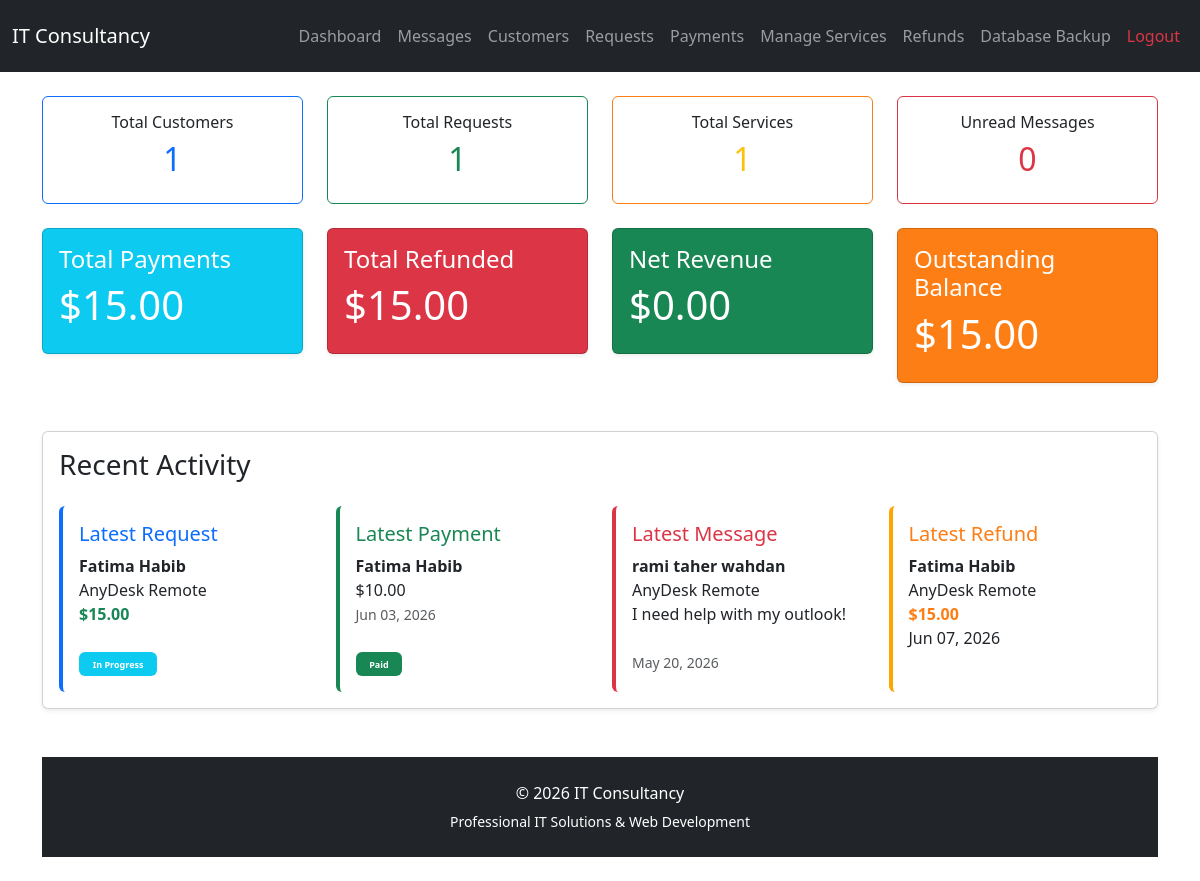
Page /?page=dashboard (signed in) on the earlier database version.
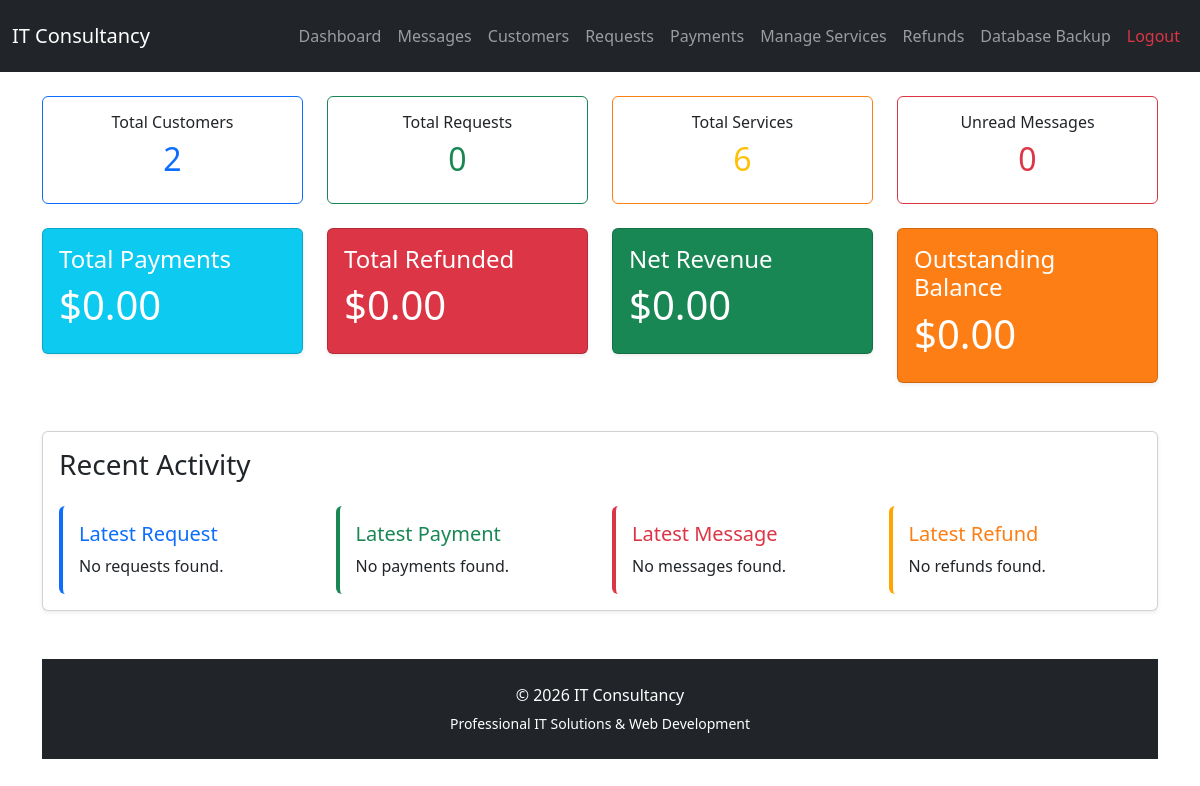
Same page on the later database version.
### tables this page shows
CREATE TABLE `requests` (
  `id` int(11) NOT NULL AUTO_INCREMENT,
  `customer_id` int(11) NOT NULL,
  `service_id` int(11) NOT NULL,
  `quoted_price` decimal(10,2) DEFAULT NULL,
  `description` text DEFAULT NULL,
  `status` enum('Pending','Approved','In Progress','Completed','Cancelled') DEFAULT 'Pending',
  `created_at` timestamp NOT NULL DEFAULT current_timestamp(),
  PRIMARY KEY (`id`),
  KEY `customer_id` (`customer_id`),
  KEY `service_id` (`service_id`),
  CONSTRAINT `requests_ibfk_1` FOREIGN KEY (`customer_id`) REFERENCES `customers` (`id`) ON DELETE CASCADE,
  CONSTRAINT `requests_ibfk_2` FOREIGN KEY (`service_id`) REFERENCES `services` (`id`) ON DELETE CASCADE
);

CREATE TABLE `customers` (
  `id` int(11) NOT NULL AUTO_INCREMENT,
  `name` varchar(255) NOT NULL,
  `email` varchar(255) DEFAULT NULL,
  `phone` varchar(50) DEFAULT NULL,
  `company` varchar(255) DEFAULT NULL,
  `notes` text DEFAULT NULL,
  `created_at` timestamp NOT NULL DEFAULT current_timestamp(),
  `password` varchar(255) DEFAULT NULL,
  PRIMARY KEY (`id`)
);

CREATE TABLE `services` (
  `id` int(11) NOT NULL AUTO_INCREMENT,
  `title` varchar(255) NOT NULL,
  `description` text NOT NULL,
  `created_at` timestamp NOT NULL DEFAULT current_timestamp(),
  `price` decimal(10,2) NOT NULL DEFAULT 0.00,
  `image` varchar(255) DEFAULT NULL,
  PRIMARY KEY (`id`)
);

CREATE TABLE `payments` (
  `id` int(11) NOT NULL AUTO_INCREMENT,
  `request_id` int(11) NOT NULL,
  `amount` decimal(10,2) NOT NULL,
  `status` enum('Unpaid','Partially Paid','Paid','Refund Pending','Refunded') DEFAULT 'Unpaid',
  `payment_date` datetime DEFAULT NULL,
  `notes` text DEFAULT NULL,
  `created_at` timestamp NOT NULL DEFAULT current_timestamp(),
  PRIMARY KEY (`id`),
  KEY `request_id` (`request_id`),
  CONSTRAINT `payments_ibfk_1` FOREIGN KEY (`request_id`) REFERENCES `requests` (`id`) ON DELETE CASCADE
);

CREATE TABLE `messages` (
  `id` int(11) NOT NULL AUTO_INCREMENT,
  `name` varchar(100) DEFAULT NULL,
  `email` varchar(100) DEFAULT NULL,
  `message` text DEFAULT NULL,
  `created_at` timestamp NOT NULL DEFAULT current_timestamp(),
  `status` varchar(20) DEFAULT 'unread',
  `service` varchar(255) NOT NULL,
  PRIMARY KEY (`id`)
);

CREATE TABLE `refunds` (
  `id` int(11) NOT NULL AUTO_INCREMENT,
  `request_id` int(11) NOT NULL,
  `amount` decimal(10,2) NOT NULL,
  `refund_date` datetime NOT NULL,
  `reason` text DEFAULT NULL,
  `created_at` timestamp NOT NULL DEFAULT current_timestamp(),
  PRIMARY KEY (`id`),
  KEY `request_id` (`request_id`),
  CONSTRAINT `refunds_ibfk_1` FOREIGN KEY (`request_id`) REFERENCES `requests` (`id`) ON DELETE CASCADE
);

### public/index.php (called while the page is built, shortened)
<?php
require_once '../routes.php';

### app/views/dashboard.php (the view, shortened to what this page needs)
<?php
require dirname(__DIR__, 2) . '/config/database.php';
$totalCustomers = $pdo->query("
    SELECT COUNT(*)
    FROM customers
")->fetchColumn();
$totalRequests = $pdo->query("
    SELECT COUNT(*)
    FROM requests
")->fetchColumn();
$totalServices = $pdo->query("
    SELECT COUNT(*)
    FROM services
")->fetchColumn();
$unreadMessages = $pdo->query("
    SELECT COUNT(*)
    FROM messages
    WHERE status = 'unread'
")->fetchColumn();
$totalPayments = $pdo->query("
    SELECT COALESCE(SUM(amount), 0)
    FROM payments
")->fetchColumn();
$totalRevenue = $pdo->query("
    SELECT COALESCE(SUM(amount),0)
    FROM payments
")->fetchColumn();
$totalQuoted = $pdo->query("
    SELECT COALESCE(SUM(quoted_price),0)
    FROM requests
")->fetchColumn();
$totalRefunded = $pdo->query("
    SELECT COALESCE(SUM(amount),0)
    FROM refunds
")->fetchColumn();
$netRevenue = $totalRevenue - $totalRefunded;
$totalRevenue = $totalPayments - $totalRefunded;
$outstandingBalance = $totalQuoted - $totalRevenue;
$latestRefund = $pdo->query("
    SELECT
        refunds.*,
        customers.name,
        services.title
    FROM refunds
    JOIN requests
        ON requests.id = refunds.request_id
    JOIN customers
        ON customers.id = requests.customer_id
    JOIN services
        ON services.id = requests.service_id
    ORDER BY refunds.id DESC
    LIMIT 1
")->fetch();
$latestRequest = $pdo->query("
    SELECT
         customers.name,
    services.title,
    requests.status,
    requests.quoted_price
    FROM requests
    JOIN customers
        ON customers.id = requests.customer_id
    JOIN services
        ON services.id = requests.service_id
    ORDER BY requests.id DESC
    LIMIT 1
")->fetch();
$latestPayment = $pdo->query("
    SELECT
         customers.name,
    payments.amount,
    payments.status,
    payments.payment_date
    FROM payments
    JOIN requests
        ON requests.id = payments.request_id
    JOIN customers
        ON customers.id = requests.customer_id
    ORDER BY payments.id DESC
    LIMIT 1
")->fetch();
$latestMessage = $pdo->query("
    SELECT *
    FROM messages
    ORDER BY created_at DESC
    LIMIT 1
")->fetch();
?>
<?php require __DIR__ . '/layouts/header.php'; ?>
<div class="row mb-4">
    <div class="col-md-3">
        <div class="card border-primary text-center">
            <div class="card-body">
                <h6>Total Customers</h6>
                <h2 class="text-primary"><?= $totalCustomers ?></h2>
            </div>
        </div>
    </div>
    <div class="col-md-3">
        <div class="card border-success text-center">
            <div class="card-body">
                <h6>Total Requests</h6>
                <h2 class="text-success"><?= $totalRequests ?></h2>
            </div>
        </div>
    </div>
    <div class="col-md-3">
        <div class="card text-center" style="border-color: var(--bs-orange);">
            <div class="card-body">
                <h6>Total Services</h6>
                <h2 class="text-warning"><?= $totalServices ?></h2>
            </div>
        </div>
    </div>
    <div class="col-md-3">
        <div class="card border-danger text-center">
            <div class="card-body">
                <h6>Unread Messages</h6>
                <h2 class="text-danger"><?= $unreadMessages ?></h2>
            </div>
        </div>
    </div>
</div>
<div class="row g-4">
    <div class="col-md-3">
        <div class="card bg-info text-white shadow-sm">
            <div class="card-body">
                <h4>Total Payments</h4>
                <h1>$<?= number_format($totalPayments, 2) ?></h1>
            </div>
        </div>
    </div>
    <div class="col-md-3">
        <div class="card bg-danger text-white shadow-sm">
            <div class="card-body">
                <h4>Total Refunded</h4>
                <h1>
                    $<?= number_format($totalRefunded, 2) ?>
                </h1>
            </div>
        </div>
    </div>
    <div class="col-md-3">
        <div class="card bg-success text-white shadow-sm">
            <div class="card-body">
                <h4>Net Revenue</h4>
                <h1>$<?= number_format($netRevenue, 2) ?></h1>
            </div>
        </div>
    </div>
    <div class="col-md-3">
        <div class="card text-white shadow-sm" style="background-color: var(--bs-orange);">
            <div class="card-body">
                <h4>Outstanding Balance</h4>
                <h1>$<?= number_format($outstandingBalance, 2) ?></h1>
            </div>
        </div>
    </div>
</div>
<div class="card shadow-sm mt-5">
<div class="card-body">
    <h3 class="mb-4">
        Recent Activity
    </h3>
    <div class="row">
        <div class="col-md-3">
            <div class="border-start border-4 border-primary rounded p-3 h-100">
                <h5 class="text-primary">
                    Latest Request
                </h5>
                <?php if ($latestRequest): ?>
                    <strong>
                        <?= htmlspecialchars($latestRequest['name']) ?>
                    </strong>
                    <br>
                    <?= htmlspecialchars($latestRequest['title']) ?>
<br>
<strong class="text-success">
    $<?= number_format($latestRequest['quoted_price'], 2) ?>
</strong>
<br>
                    <br>
                    <span class="badge bg-info">
                        <?php
$statusColor = match ($latestRequest['status']) {
    'Pending' => 'warning',
    'In Progress' => 'info',
    'Completed' => 'success',
    'Cancelled' => 'danger',
    default => 'secondary'
};
?>
<span class="badge bg-<?= $statusColor ?>">
    <?= htmlspecialchars($latestRequest['status']) ?>
</span>
                    </span>
                <?php else: ?>
                    No requests found.
                <?php endif; ?>
            </div>
        </div>
        <div class="col-md-3">
            <div class="border-start border-4 border-success rounded p-3 h-100">
                <h5 class="text-success">
                    Latest Payment
                </h5>
                <?php if ($latestPayment): ?>
                    <strong>
                        <?= htmlspecialchars($latestPayment['name']) ?>
                    </strong>
                    <br>
                    $<?= number_format($latestPayment['amount'], 2) ?>
<br>
<small class="text-muted">
    <?= date('M d, Y', strtotime($latestPayment['payment_date'])) ?>
</small>
<br>
                    <br>
                    <span class="badge bg-success">
                        <?php
$paymentColor = match ($latestPayment['status']) {
    'Paid' => 'success',
    'Partial' => 'warning',
    'Unpaid' => 'danger',
    default => 'secondary'
};
?>
            <span class="badge bg-<?= $paymentColor ?>">
                <?= htmlspecialchars($latestPayment['status']) ?>
                    </span>
                    </span>
                <?php else: ?>
                    No payments found.
                <?php endif; ?>
            </div>
        </div>
        <div class="col-md-3">
            <div class="border-start border-4 border-danger rounded p-3 h-100">
                <h5 class="text-danger">
                    Latest Message
                </h5>
                <?php if ($latestMessage): ?>
                    <strong>
                        <?= htmlspecialchars($latestMessage['name']) ?>
                    </strong>
                    <br>
                    <?= htmlspecialchars($latestMessage['service']) ?>
                    <br>
                    <?= htmlspecialchars(substr($latestMessage['message'], 0, 80)) ?>
                <br><br>
                <small class="text-muted">
                    <?= date('M d, Y', strtotime($latestMessage['created_at'])) ?>
                </small>
                <?php else: ?>
                    No messages found.
                <?php endif; ?>
            </div>
        </div>
        <div class="col-md-3">
    <div class="border-start border-4 border-warning rounded p-3 h-100" style="border-color: orange !important;">
    <h5 style="color: var(--bs-orange);">
        Latest Refund
    </h5>
        <?php if ($latestRefund): ?>
            <strong>
                <?= htmlspecialchars($latestRefund['name']) ?>
            </strong>
            <br>
            <?= htmlspecialchars($latestRefund['title']) ?>
            <br>
            <strong style="color: var(--bs-orange);">
                $<?= number_format($latestRefund['amount'], 2) ?>
            </strong>
            <br>
            <?= date('M d, Y', strtotime($latestRefund['refund_date'])) ?>
        <?php else: ?>
            No refunds found.
        <?php endif; ?>
    </div>
</div>
</div>
</div>
<?php require __DIR__ . '/layouts/footer.php'; ?>

### routes.php (shortened to what this page needs)
<?php
require __DIR__ . '/config/database.php';
$page = $_GET['page'] ?? 'home';
switch ($page) {
    case 'dashboard':
    require 'app/views/dashboard.php';
    break;
}
?>

### app/views/layouts/header.php (shortened to what this page needs)
<!DOCTYPE html>
<html>
<head>
    <link
        href="https://cdn.jsdelivr.net/npm/bootstrap@5.3.0/dist/css/bootstrap.min.css"
        rel="stylesheet">
</head>
<body>
<nav class="navbar navbar-expand-lg navbar-dark bg-dark py-3">
    <div class="container-fluid">
        <a class="navbar-brand" href="?page=home">
            IT Consultancy
        </a>
        <div class="collapse navbar-collapse" id="navbarNav">
        <div class="navbar-nav ms-auto">
    <?php if (isset($_SESSION['user'])): ?>
        <a class="nav-link" href="?page=dashboard">
            Dashboard
        </a>
        <a class="nav-link" href="?page=messages">
            Messages
        </a>
        <a class="nav-link" href="?page=customers">
            Customers
        </a>
        <a class="nav-link" href="?page=requests">
            Requests
        </a>
        <a class="nav-link" href="?page=payments">
            Payments
        </a>
        <a class="nav-link" href="?page=services-admin">
            Manage Services
        </a>
        <a href="?page=refunds" class="nav-link">
            Refunds
        </a>
        <a href="?page=backup" class="nav-link">
            Database Backup
        </a>
        <a class="nav-link text-danger" href="?page=logout">
            Logout
        </a>
    <?php endif; ?>
</div>
        </div>
    </div>
</nav>
<div class="container py-4">

### app/views/layouts/footer.php (shortened to what this page needs)
</div>
<footer class="bg-dark text-white text-center py-4 mt-5">
    <div class="container">
        <p class="mb-1">
            © 2026 IT Consultancy
        </p>
        <small>
            Professional IT Solutions & Web Development
        </small>
    </div>
</footer>
</body>
</html>

Differences in the rows shown:
removed requests: customer.name "Fatima Habib", service.title "AnyDesk Remote", quoted_price "15.00", status "In Progress"
removed payments: customers.name "Fatima Habib", amount "10.00", payment_date "Jun 03, 2026", status "Paid"
removed messages: name "rami taher wahdan", service "AnyDesk Remote", message "I need help with my outlook!", created_at "May 20, 2026"
removed refunds: customers.name "Fatima Habib", services.title "AnyDesk Remote", amount "15.00", refund_date "Jun 07, 2026"
Other differences:
$totalCustomers: "1" → "2"
$totalRequests: "1" → "0"
$totalServices: "1" → "6"
$totalPayments: "15.00" → "0.00"
$totalRefunded: "15.00" → "0.00"
$outstandingBalance: "15.00" → "0.00"
text now shown: "No requests found. No payments found. No messages found. No refunds found."
